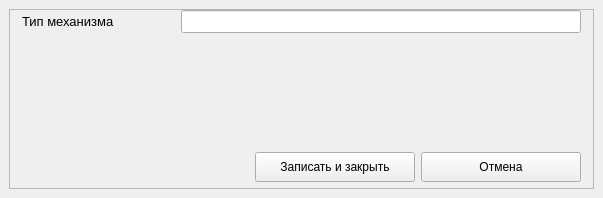
<?xml version="1.0" encoding="UTF-8"?>
<ui version="4.0">
 <class>MechTypeForm</class>
 <widget class="QWidget" name="MechTypeForm">
  <property name="geometry">
   <rect>
    <x>0</x>
    <y>0</y>
    <width>603</width>
    <height>198</height>
   </rect>
  </property>
  <property name="minimumSize">
   <size>
    <width>603</width>
    <height>198</height>
   </size>
  </property>
  <property name="maximumSize">
   <size>
    <width>603</width>
    <height>198</height>
   </size>
  </property>
  <property name="windowTitle">
   <string>Form</string>
  </property>
  <layout class="QGridLayout" name="gridLayout_3">
   <property name="leftMargin">
    <number>0</number>
   </property>
   <property name="topMargin">
    <number>0</number>
   </property>
   <property name="rightMargin">
    <number>0</number>
   </property>
   <property name="bottomMargin">
    <number>0</number>
   </property>
   <item row="0" column="0">
    <widget class="QFrame" name="frame">
     <property name="minimumSize">
      <size>
       <width>585</width>
       <height>180</height>
      </size>
     </property>
     <property name="maximumSize">
      <size>
       <width>585</width>
       <height>180</height>
      </size>
     </property>
     <property name="frameShape">
      <enum>QFrame::StyledPanel</enum>
     </property>
     <property name="frameShadow">
      <enum>QFrame::Raised</enum>
     </property>
     <layout class="QGridLayout" name="gridLayout_2">
      <property name="leftMargin">
       <number>0</number>
      </property>
      <property name="topMargin">
       <number>0</number>
      </property>
      <property name="rightMargin">
       <number>0</number>
      </property>
      <property name="bottomMargin">
       <number>0</number>
      </property>
      <item row="0" column="0">
       <layout class="QGridLayout" name="gridLayout">
        <item row="0" column="1">
         <widget class="QLineEdit" name="mechanism_type_ledit">
          <property name="minimumSize">
           <size>
            <width>400</width>
            <height>23</height>
           </size>
          </property>
          <property name="maximumSize">
           <size>
            <width>400</width>
            <height>23</height>
           </size>
          </property>
          <property name="font">
           <font>
            <pointsize>10</pointsize>
           </font>
          </property>
          <property name="maxLength">
           <number>12</number>
          </property>
         </widget>
        </item>
        <item row="0" column="0">
         <widget class="QLabel" name="mechanism_type_label">
          <property name="minimumSize">
           <size>
            <width>153</width>
            <height>22</height>
           </size>
          </property>
          <property name="maximumSize">
           <size>
            <width>153</width>
            <height>22</height>
           </size>
          </property>
          <property name="font">
           <font>
            <pointsize>10</pointsize>
           </font>
          </property>
          <property name="frameShadow">
           <enum>QFrame::Plain</enum>
          </property>
          <property name="text">
           <string>Тип механизма</string>
          </property>
          <property name="alignment">
           <set>Qt::AlignLeading|Qt::AlignLeft|Qt::AlignVCenter</set>
          </property>
         </widget>
        </item>
        <item row="1" column="0">
         <spacer name="verticalSpacer">
          <property name="orientation">
           <enum>Qt::Vertical</enum>
          </property>
          <property name="sizeHint" stdset="0">
           <size>
            <width>20</width>
            <height>40</height>
           </size>
          </property>
         </spacer>
        </item>
        <item row="2" column="0" colspan="2">
         <layout class="QHBoxLayout" name="button_hlayout">
          <property name="topMargin">
           <number>6</number>
          </property>
          <property name="bottomMargin">
           <number>6</number>
          </property>
          <item>
           <spacer name="horizontalSpacer">
            <property name="orientation">
             <enum>Qt::Horizontal</enum>
            </property>
            <property name="sizeHint" stdset="0">
             <size>
              <width>40</width>
              <height>20</height>
             </size>
            </property>
           </spacer>
          </item>
          <item>
           <widget class="QPushButton" name="save_button">
            <property name="minimumSize">
             <size>
              <width>160</width>
              <height>30</height>
             </size>
            </property>
            <property name="maximumSize">
             <size>
              <width>160</width>
              <height>30</height>
             </size>
            </property>
            <property name="text">
             <string>Записать и закрыть</string>
            </property>
           </widget>
          </item>
          <item>
           <widget class="QPushButton" name="cancel_button">
            <property name="minimumSize">
             <size>
              <width>160</width>
              <height>30</height>
             </size>
            </property>
            <property name="maximumSize">
             <size>
              <width>160</width>
              <height>30</height>
             </size>
            </property>
            <property name="text">
             <string>Отмена</string>
            </property>
           </widget>
          </item>
         </layout>
        </item>
       </layout>
      </item>
     </layout>
    </widget>
   </item>
  </layout>
 </widget>
 <resources/>
 <connections/>
</ui>
